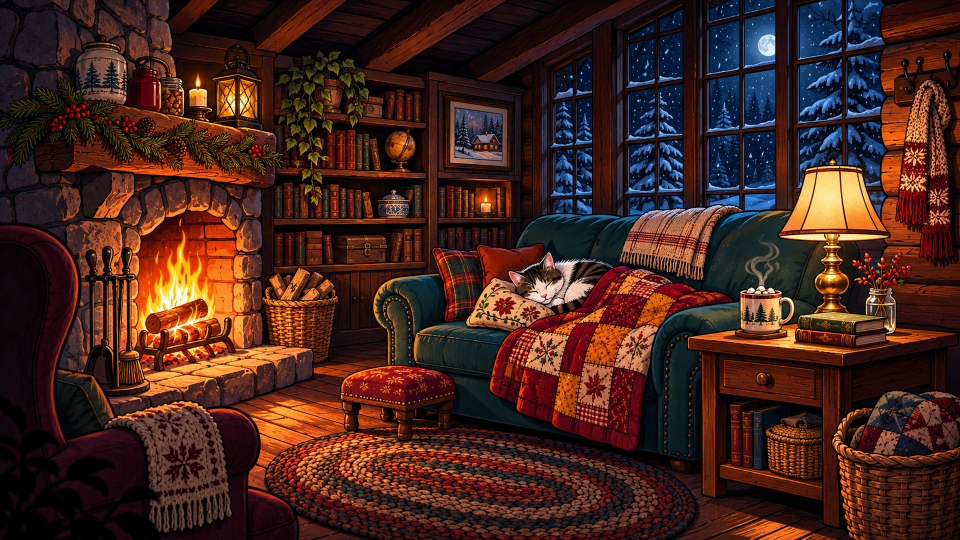
#> input picture ambient-channels/production/loop/scenes/c4_plate_1080.png, 1920 x 1080 px, found by its file name (shown at 1/2 size)
$ python cat_test_preview.py
#> lines starting #> are read from the running program, lines starting #| are printed output that depends on the picture; after the words box and inside, x2 and y2 are one past the last pixel; in counts of white or black regions, pixels touching at a corner belong together
import cv2, numpy as np, glob, sys, subprocess
sys.path.insert(0, '/home/claude/ambient-channels/production/loop')
import living
SC = '/home/claude/ambient-channels/production/loop/scenes/'
P = cv2.imread(SC + 'c4_plate_1080.png')
#> P is the input picture: shape (1080, 1920, 3); mean B, G, R 27.8, 37, 69.1
x0, y0, x1, y1 = 976, 448, 1296, 656; w, h = x1 - x0, y1 - y0
cat = cv2.imread(SC + 'c4_mask_cat_body.png', 0)[y0:y1, x0:x1]
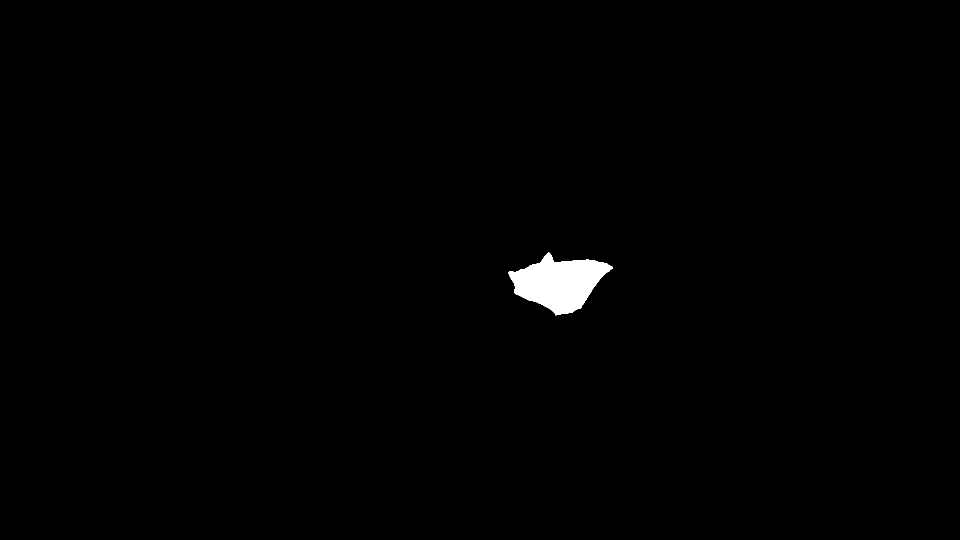
#> input picture ambient-channels/production/loop/scenes/c4_mask_cat_body.png, 1920 x 1080 px, found by its file name (shown at 1/2 size)
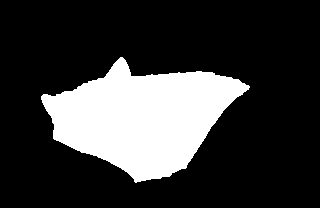
#> cat: shape (208, 320); 22.3% white; 1 white region, box (x1, y1, x2, y2) and area: (41, 57, 250, 183) 14820
def load(n):
#> (the run stopped early here; a loop or call above may not have finished)
